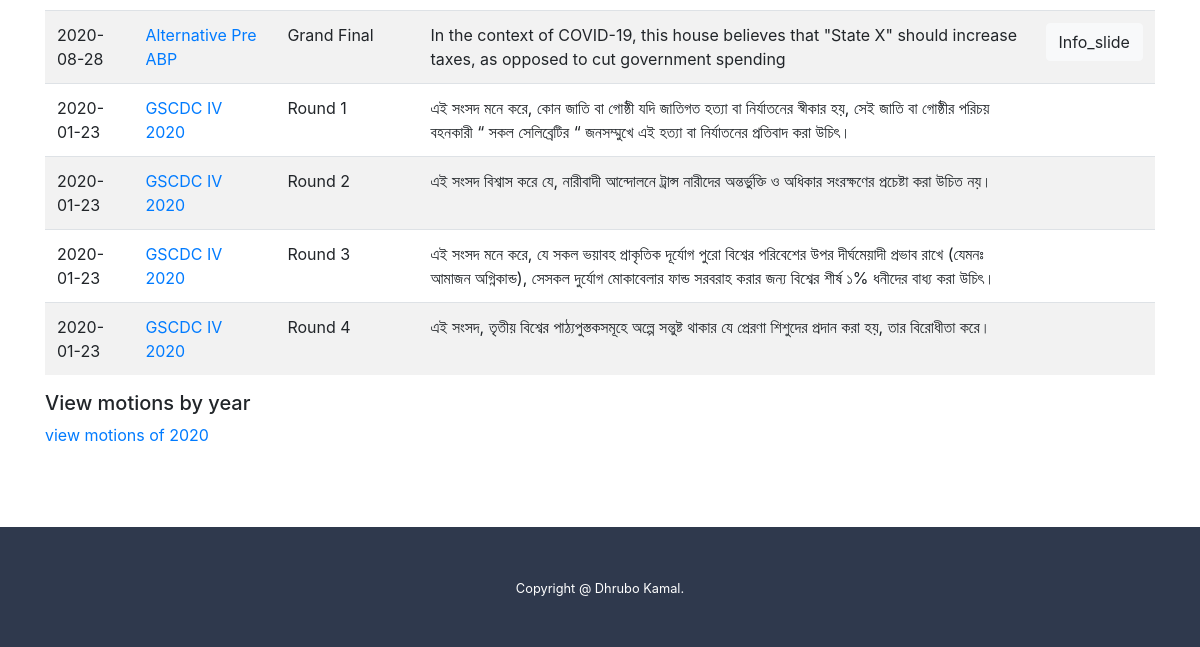
The app's page / (lower part), older data.
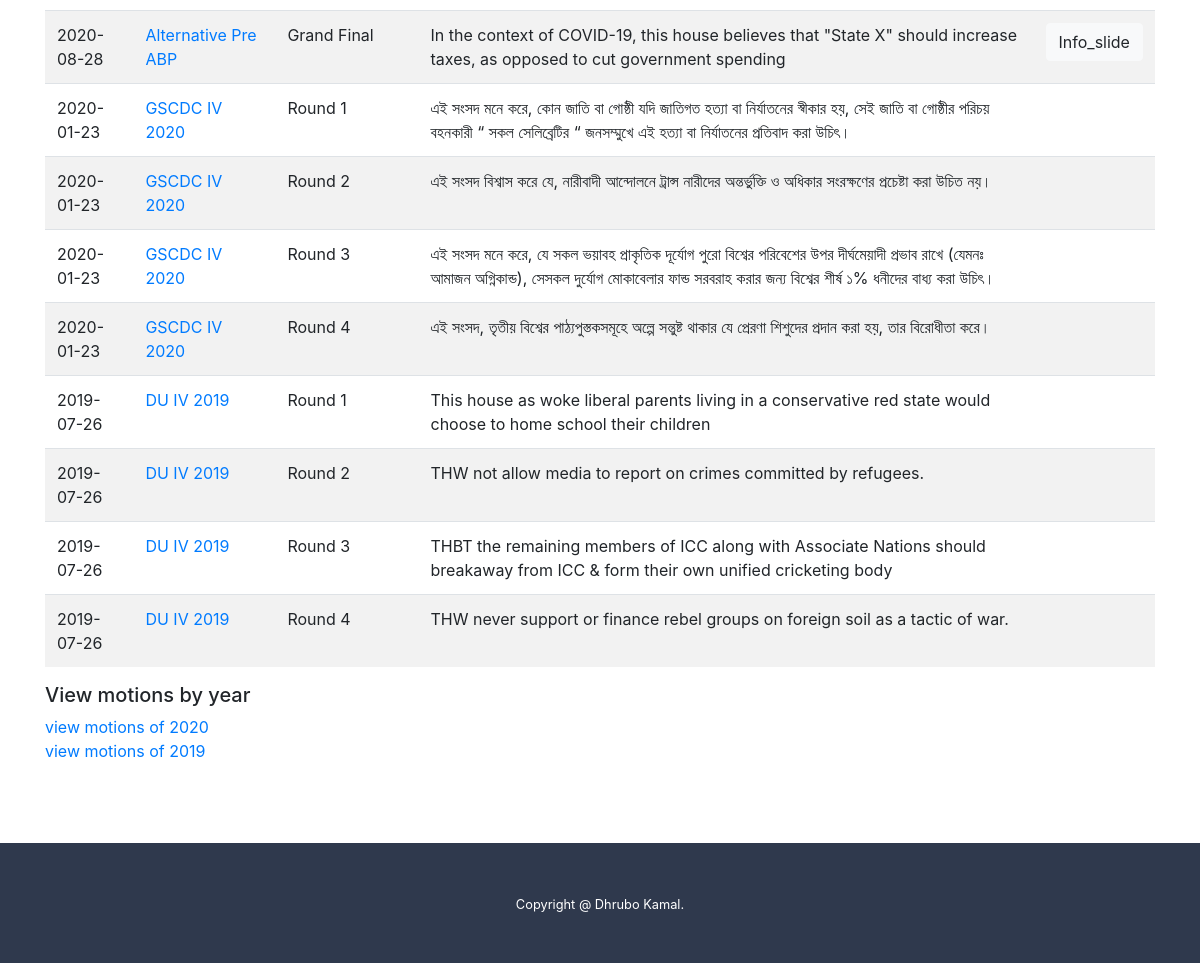
The same page, newer data.
### dir/models.py (models this page shows, shortened)
class Motion (models.Model):
    motion_text = models.CharField(max_length=1000)
    info_slide = models.CharField(max_length=9000, blank=True)
    tournament = models.ForeignKey(Tournament, on_delete=models.CASCADE)
    round = models.CharField(max_length=30)
    category = models.ForeignKey(Category,on_delete=models.CASCADE, null=True, blank=True)

class Tournament (models.Model):
    tournament_name = models.CharField(max_length=250)
    lang = models.CharField(max_length=2, choices=[('bn', 'Bangla'), ('en', 'English')])
    format = models.CharField(max_length=3, choices=[('ap', 'AP'), ('bp', 'BP'), ('3v3', '3v3')])
    date = models.DateField()
    def __str__(self):
        return self.tournament_name

### dir/views.py (the view)
# urls.py: path('', views.index, name='index'),
def index(request):
    all_motions = Motion.objects.all().order_by('-tournament__date')
    yrs = []
    for i in all_motions.values_list('tournament__date__year', flat=True).distinct():
        if not i in yrs:
            yrs.append(i)
    ln = request.GET.get('Lang')
    fmt = request.GET.get('Format')
    if ln and ln != 'both':
        all_motions = all_motions.filter(tournament__lang=ln).order_by('-tournament__date')
    if fmt and fmt != 'all':
        all_motions = all_motions.filter(tournament__format=fmt).order_by('-tournament__date')
    context = {'all_motions': all_motions, 'ln': ln, 'fmt': fmt, 'all_years': yrs}
    return render(request, 'dir/index.html', context)

### dir/templates/dir/index.html (shortened to what this page needs)
{% extends 'dir/base.html' %}
{% block content %}
{% include 'dir/motiontable.html'%}
<h5> View motions by year </h5>
{% for year in all_years %}
    <a href="{% url 'motion by year' year %}"> view motions of  {{ year }} </a></br>
{% endfor %}
</div>
{% endblock %}

### dir/templates/dir/motiontable.html (shortened to what this page needs)
{% if all_motions %}
    <table class="table table-striped ">
        <tbody>
        {% for motion in all_motions %}
                <tr>
                    <td> {{ motion.tournament.date |date:"Y-m-d" }} </td>
                    <td> <a href="{% url 'tournament_details' motion.tournament.id %}"> {{ motion.tournament }} </a> </td>
                    <td> {{ motion.round }} </td>
                    <td> {{ motion.motion_text }} </td>
                    <td>
                        {% if motion.info_slide.strip  %}
                            <button type="button" class="btn btn-light" data-toggle="modal" data-target="#id{{ motion.id }}">
                                Info_slide
                            </button>
                        {% endif %}
                    </td>
                </tr>
            {% endfor %}
        </tbody>
    </table>
{% else %}
    <h6> No motion to show , <a href="{% url 'index' %}"> Go back to home </a> </h6>
{% endif %}

Row changes from the older to the newer data that the page shows:
added Motion: tournament "2019-07-26", tournament "DU IV 2019", round "Round 1", motion_text "This house as woke liberal parents living in a conservative red state would choose to home school their children"
added Motion: tournament "2019-07-26", tournament "DU IV 2019", round "Round 2", motion_text "THW not allow media to report on crimes committed by refugees."
added Motion: tournament "2019-07-26", tournament "DU IV 2019", round "Round 3", motion_text "THBT the remaining members of ICC along with Associate Nations should breakaway from ICC & form their own unified cricketing body"
added Motion: tournament "2019-07-26", tournament "DU IV 2019", round "Round 4", motion_text "THW never support or finance rebel groups on foreign soil as a tactic of war."
Text that changed along with them:
new list line: "view motions of 2019"
